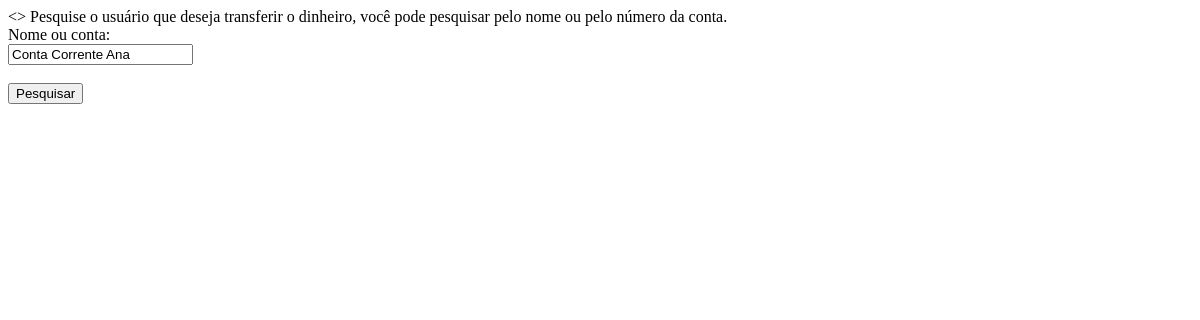
The app's page /codigo/fazer_transfer.php?valor=Conta Corrente Ana, older data.
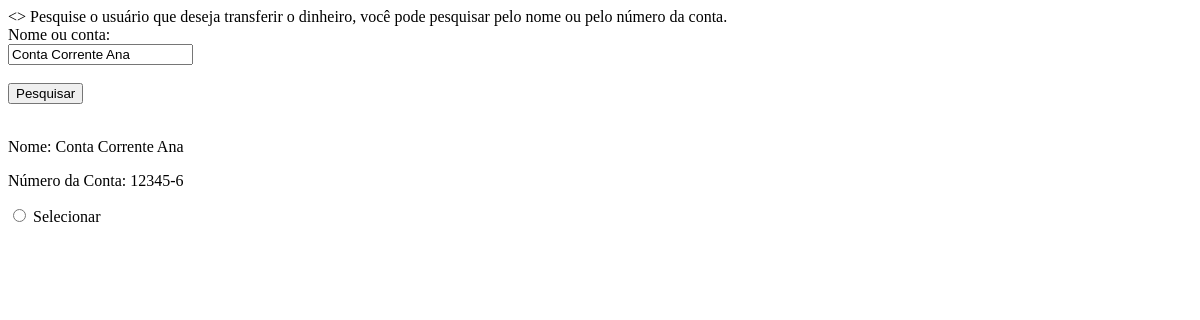
The same page, newer data.
### tables this page shows
CREATE TABLE IF NOT EXISTS `conta` (
  `idconta` INT NOT NULL AUTO_INCREMENT,
  `nome` VARCHAR(100) NOT NULL,
  `numero_conta` VARCHAR(20) NOT NULL,
  `agencia` VARCHAR(20) NOT NULL,
  `saldo` DECIMAL(10,2) NOT NULL DEFAULT 0.00,
  `idusuario` INT NOT NULL,
  PRIMARY KEY (`idconta`),
  UNIQUE INDEX `numero_conta_UNIQUE` (`numero_conta` ASC) VISIBLE,
  INDEX `fk_conta_usuario1_idx` (`idusuario` ASC) VISIBLE,
  CONSTRAINT `fk_conta_usuario1`
    FOREIGN KEY (`idusuario`)
    REFERENCES `usuario` (`idusuario`)
    ON DELETE NO ACTION
    ON UPDATE NO ACTION);

### codigo/fazer_transfer.php (the view, shortened to what this page needs)
<?php
if (isset($_GET['valor'])) {
    $valor = $_GET['valor'];
} else {
    $valor = "";
}
?>
<!DOCTYPE html>
<html lang="en">
<head>
</head>
    <form action="fazer_transfer.php" method="get">
        Nome ou conta: <br>
        <input type="text" name="valor" value="<?php echo $valor; ?>">
        <br><br>
        <input type="submit" value="Pesquisar">
        <br><br>
    </form>
    <?php
    if (isset($_GET['valor'])) {
        if ($_GET['valor'] != "") {
            $valor = $_GET['valor'];
            $valor = "%" . $valor . "%";
            require_once "conexao.php";
            $sql = "SELECT * FROM conta WHERE nome LIKE ? OR numero_conta LIKE ?";
            $comando = mysqli_prepare($conexao, $sql);
            mysqli_stmt_bind_param($comando, "ss", $valor, $valor);
            mysqli_stmt_execute($comando);
            $conta = mysqli_stmt_get_result($comando);
            while ($usuario = mysqli_fetch_array($conta)) {
    ?>
                <div>
                    <p>Nome: <?php echo $usuario['nome']; ?></p>
                    <p>Número da Conta: <?php echo $usuario['numero_conta']; ?></p>
                    <input type="radio" name="conta" value="<?php echo $usuario['numero_conta']; ?>"> Selecionar
                </div>
                <?php
            }
        } else {
                ?>
                a
                <p>Digite algo para pesquisar</p>
            <?php
        }
    }
    ?>
</body>
</html>

Row changes from the older to the newer data that the page shows:
added conta: nome "Conta Corrente Ana", numero_conta "12345-6"
